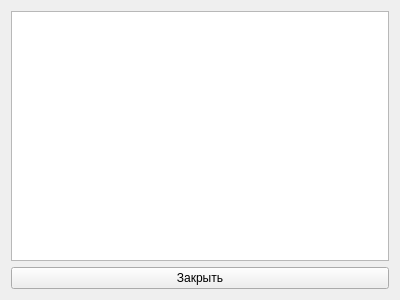
<?xml version="1.0" encoding="UTF-8"?>
<ui version="4.0">
 <class>Form</class>
 <widget class="QWidget" name="Form">
  <property name="geometry">
   <rect>
    <x>0</x>
    <y>0</y>
    <width>400</width>
    <height>300</height>
   </rect>
  </property>
  <property name="windowTitle">
   <string>Список задач</string>
  </property>
  <layout class="QVBoxLayout" name="verticalLayout">
   <item>
    <widget class="QTableWidget" name="tableWidget"/>
   </item>
   <item>
    <widget class="QPushButton" name="pushButton">
     <property name="text">
      <string>Закрыть</string>
     </property>
    </widget>
   </item>
  </layout>
 </widget>
 <resources/>
 <connections/>
</ui>
